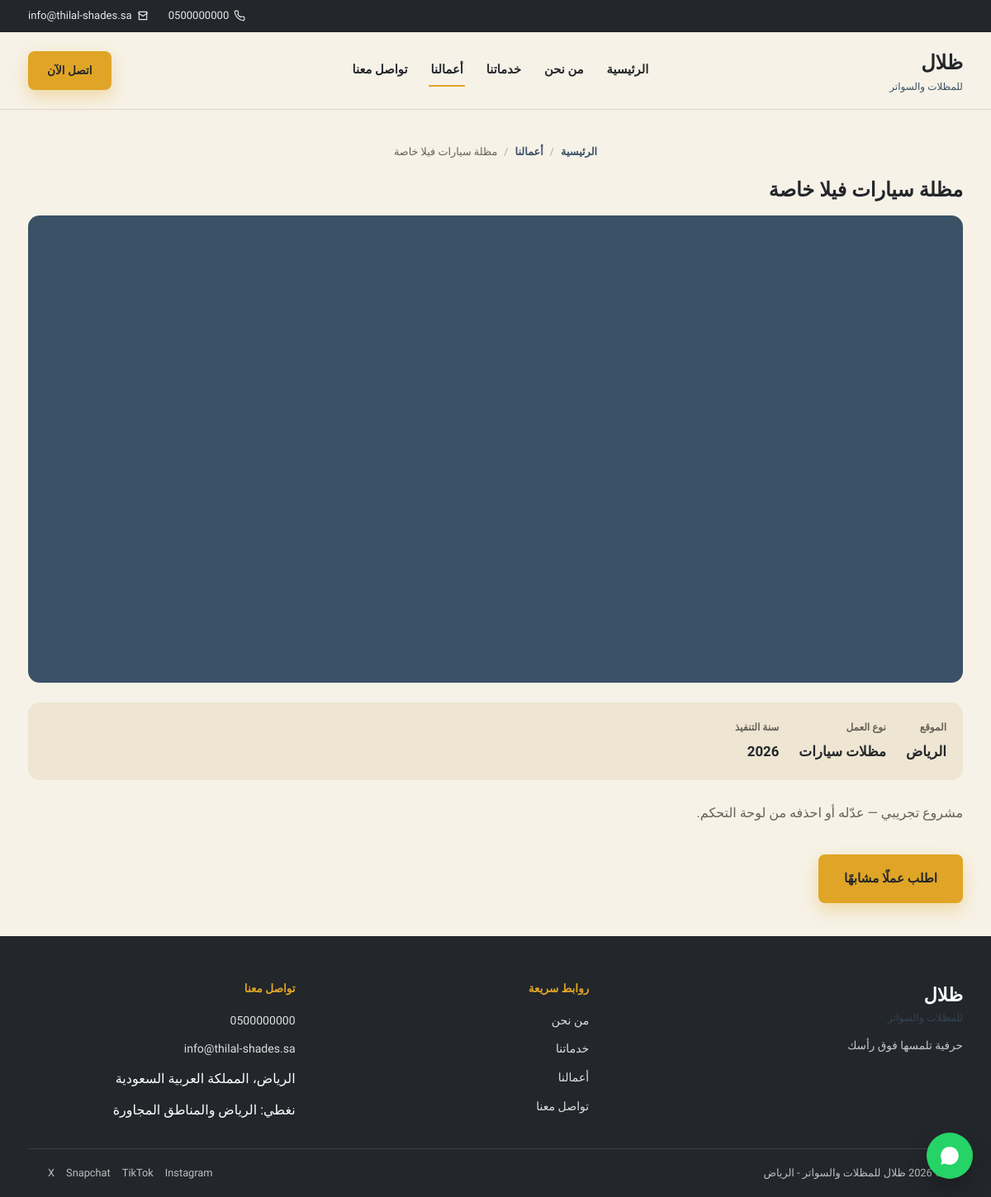
/project.php?slug=villa-car-shade-demo, run on the app's committed database.
### tables this page shows
CREATE TABLE projects (
    id            INT AUTO_INCREMENT PRIMARY KEY,
    title         VARCHAR(180) NOT NULL,
    slug          VARCHAR(200) NOT NULL UNIQUE,
    description   TEXT,
    location      VARCHAR(120),
    category_id   INT DEFAULT NULL,
    cover_image   VARCHAR(255) DEFAULT NULL,
    before_image  VARCHAR(255) DEFAULT NULL,
    after_image   VARCHAR(255) DEFAULT NULL,
    is_featured   TINYINT(1) DEFAULT 0,
    status        ENUM('published','draft') DEFAULT 'published',
    sort_order    INT DEFAULT 0,
    created_at    TIMESTAMP DEFAULT CURRENT_TIMESTAMP,
    FOREIGN KEY (category_id) REFERENCES categories(id) ON DELETE SET NULL
);

CREATE TABLE categories (
    id         INT AUTO_INCREMENT PRIMARY KEY,
    name       VARCHAR(100) NOT NULL,
    slug       VARCHAR(120) NOT NULL UNIQUE,
    sort_order INT DEFAULT 0
);

### includes/functions.php (called while the page is built, shortened)
<?php
function e($str)
{
    return htmlspecialchars($str ?? '', ENT_QUOTES, 'UTF-8');
}
function asset_path($path)
{
    return ltrim($path, '/');
}
function placeholder_tone($seed)
{
    $tones = ['#E0A526', '#3B5166', '#B8791E', '#23262B', '#C98A2E', '#2E4258'];
    return $tones[$seed % count($tones)];
}

### project.php (the view, shortened to what this page needs)
<?php
require_once __DIR__ . '/includes/functions.php';
$slug = $_GET['slug'] ?? '';
$stmt = $pdo->prepare(
    "SELECT p.*, c.name AS cat_name, c.slug AS cat_slug FROM projects p
     LEFT JOIN categories c ON c.id = p.category_id
     WHERE p.slug = ? AND p.status = 'published'"
);
$stmt->execute([$slug]);
$project = $stmt->fetch();
$hasBeforeAfter = !empty($project['before_image']) && !empty($project['after_image']);
require __DIR__ . '/includes/site-header.php';
?>
<main>
  <section class="project-hero">
    <div class="container">
      <div class="breadcrumb">
        <a href="<?= e(asset_path('index.php')) ?>">الرئيسية</a><span>/</span>
        <a href="<?= e(asset_path('portfolio.php')) ?>">أعمالنا</a><span>/</span>
        <?= e($project['title']) ?>
      </div>
      <h1><?= e($project['title']) ?></h1>
      <?php if ($hasBeforeAfter): ?>
        <div class="ba-slider" data-ba>
          <img src="uploads/portfolio/<?= e($project['after_image']) ?>" alt="بعد التركيب - <?= e($project['title']) ?>">
          <div class="ba-before-wrap">
            <img src="uploads/portfolio/<?= e($project['before_image']) ?>" alt="قبل التركيب - <?= e($project['title']) ?>">
          </div>
          <div class="ba-line"></div>
          <span class="ba-tag before">قبل</span>
          <span class="ba-tag after">بعد</span>
          <div class="ba-handle">
            <svg width="18" height="18" viewBox="0 0 24 24" fill="none" stroke="currentColor" stroke-width="2.5"><path d="m9 6-6 6 6 6M15 6l6 6-6 6"/></svg>
          </div>
          <input type="range" class="ba-range" min="0" max="100" value="50" aria-label="اسحب لمقارنة قبل وبعد">
        </div>
        <p class="ba-hint">↔ اسحب الشريط لمشاهدة الفرق قبل وبعد التركيب</p>
      <?php elseif ($project['cover_image']): ?>
        <img class="project-cover" src="uploads/portfolio/<?= e($project['cover_image']) ?>" alt="<?= e($project['title']) ?>">
      <?php else: ?>
        <div class="project-cover-placeholder" style="background:<?= placeholder_tone($project['id']) ?>"></div>
      <?php endif; ?>
      <div class="project-meta">
        <?php if ($project['location']): ?><div><span>الموقع</span><strong><?= e($project['location']) ?></strong></div><?php endif; ?>
        <?php if ($project['cat_name']): ?><div><span>نوع العمل</span><strong><?= e($project['cat_name']) ?></strong></div><?php endif; ?>
        <div><span>سنة التنفيذ</span><strong><?= e(date('Y', strtotime($project['created_at']))) ?></strong></div>
      </div>
      <?php if ($project['description']): ?>
        <p><?= nl2br(e($project['description'])) ?></p>
      <?php endif; ?>
      <div style="margin-top:36px;">
        <a href="<?= e(asset_path('contact.php')) ?>" class="btn btn-accent">اطلب عملًا مشابهًا</a>
      </div>
    </div>
  </section>
</main>
<?php require __DIR__ . '/includes/site-footer.php'; ?>

### css/style.css (style rules this page uses)
:root { --bg: #F7F2E7; --bg-alt: #EEE5D2; --card: #FFFFFF; --ink: #23262B; --muted: #66625A; --accent: #E0A526; --accent-2: #3B5166; --line: rgba(35,38,43,.13); --radius: 14px; --radius-sm: 10px; --font-display: 'Changa', 'Segoe UI', sans-serif; --font-body: 'Alexandria', 'Segoe UI', sans-serif; --max: 1180px; }
*,*::before,*::after { box-sizing:border-box; }
html { scroll-behavior:smooth; }
body { margin:0; background:var(--bg); color:var(--ink); font-family:var(--font-body); line-height:1.75; -webkit-font-smoothing:antialiased; }
h1,h2,h3 { font-family:var(--font-display); margin:0 0 .4em; font-weight:700; }
p { margin:0 0 1em; color:var(--muted); }
a { color:inherit; text-decoration:none; }
.container { max-width:var(--max); margin:0 auto; padding:0 24px; }
.btn { display:inline-block; padding:15px 30px; border-radius:8px; font-weight:700; font-size:.95rem; border:1.5px solid transparent; transition:transform .15s ease, background .2s ease, box-shadow .2s ease; }
.btn-accent { background:var(--accent); color:var(--ink); box-shadow:0 8px 20px rgba(224,165,38,.35); }
.breadcrumb { font-size:.8rem; color:var(--muted); margin-bottom:14px; display:flex; gap:8px; justify-content:center; flex-wrap:wrap; }
.breadcrumb a { color:var(--accent-2); font-weight:700; }
.breadcrumb span { opacity:.5; }
.project-hero { padding:40px 0; }
.project-cover-placeholder { width:100%; aspect-ratio:16/8; border-radius:var(--radius); margin-bottom:24px; }
.project-meta { display:flex; gap:24px; flex-wrap:wrap; margin:18px 0 26px; padding:20px; border-radius:var(--radius); background:var(--bg-alt); }
.project-meta div { display:flex; flex-direction:column; gap:4px; }
.project-meta span { font-size:.75rem; color:var(--muted); font-weight:700; }
.project-meta strong { font-family:var(--font-display); font-size:1.05rem; }

### data on the page
projects: title "مظلة سيارات فيلا خاصة", location "الرياض", category.name "مظلات سيارات", created_at "2026", description "مشروع تجريبي — عدّله أو احذفه من لوحة التحكم."

### other printed values
$s('phone') "0500000000"
$s('email') "info@thilal-shades.sa"
$s('site_name') "ظلال"
$s('site_tagline') "للمظلات والسواتر"
$s('about_title') "حرفية تلمسها فوق رأسك"
$s('address') "الرياض، المملكة العربية السعودية"
$s('coverage_areas') "الرياض والمناطق المجاورة"
